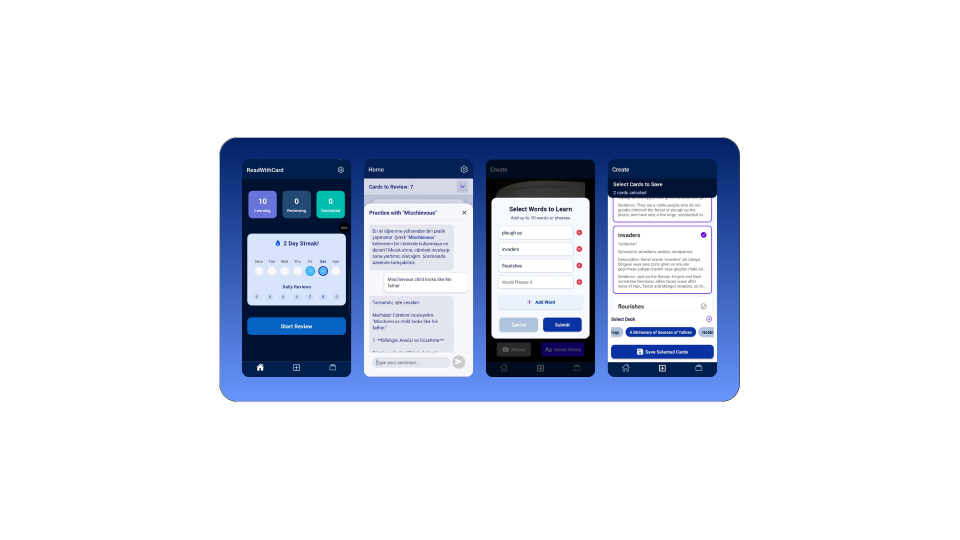
#> input picture Adsız tasarım (2).png, 1920 x 1080 px (shown at 1/2 size)
$ python -i image_to_text.py   (imports and definitions only)
#> lines starting #> are read from the running program, lines starting #| are printed output that depends on the picture; after the words box and inside, x2 and y2 are one past the last pixel; in counts of white or black regions, pixels touching at a corner belong together
import os
from PIL import Image
from typing import Union
import pytesseract
import cv2
import numpy as np
from pytesseract import Output
from matplotlib import pyplot as plt

# Function to perform OCR on an image and return the extracted text
def image_to_text(image_input: Union[str, np.ndarray, Image.Image], psm=3, oem=3):
#> called with image_input = '../../../Adsız tasarım (2).png', psm = 3, oem = 3
    try:
        # Handle different input types
        if isinstance(image_input, str):
            if not os.path.exists(image_input):
                raise FileNotFoundError(f"Image file not found: {image_input}")
            original_img = cv2.imread(image_input)
#> original_img is the input picture: shape (1080, 1920, 3); mean B, G, R 234.4, 223.6, 218.4
            if original_img is None:
                raise ValueError("Failed to load image from path")

        elif isinstance(image_input, np.ndarray):
            if len(image_input.shape) == 3:
                original_img = image_input.copy()
            else:
                # Grayscale
                original_img = cv2.cvtColor(image_input, cv2.COLOR_GRAY2BGR)

        elif isinstance(image_input, Image.Image):
            img_array = np.array(image_input)
            if len(img_array.shape) == 3:
                original_img = cv2.cvtColor(img_array, cv2.COLOR_RGB2BGR)
            else:
                original_img = cv2.cvtColor(img_array, cv2.COLOR_GRAY2BGR)
        else:
            raise ValueError(f"Unsupported image input type: {type(image_input)}")

        # Check image dimensions
        height, width = original_img.shape[:2]
#> height = 1080; width = 1920

        # Check if image is too large and resize if necessary
        max_dimension = 2000
        if max(height, width) > max_dimension:
            scale_factor = max_dimension / max(height, width)
            new_width = int(width * scale_factor)
            new_height = int(height * scale_factor)
            original_img = cv2.resize(original_img, (new_width, new_height), interpolation=cv2.INTER_AREA)
            print(f"Image resized from {width}x{height} to {new_width}x{new_height}")

        # Convert to grayscale
        gray_img = cv2.cvtColor(original_img, cv2.COLOR_BGR2GRAY)
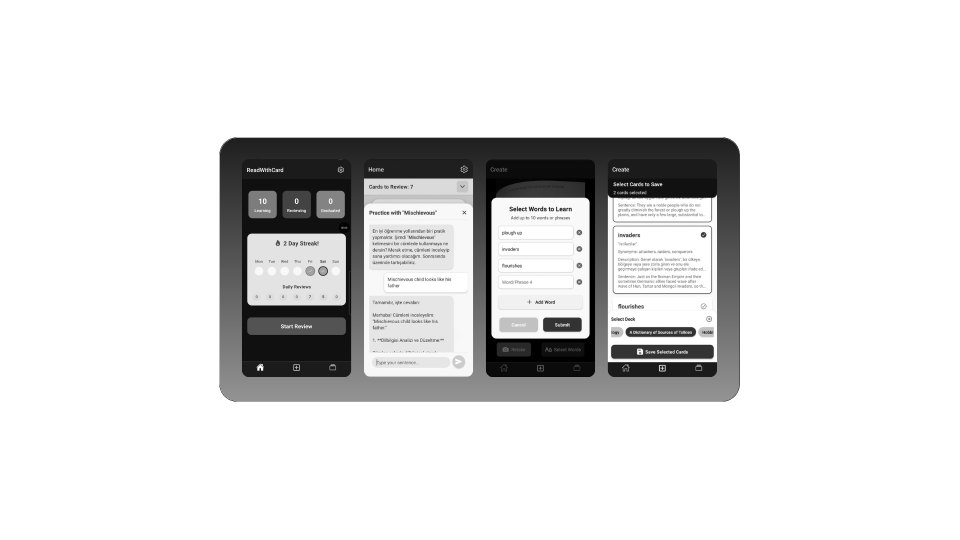
#> gray_img: shape (1080, 1920) (shown at 1/2 size); min 0, max 255, mean 223.2

        # Denoising
        denoised_img = cv2.fastNlMeansDenoising(gray_img, None, 10, 7, 21)

        # DPI-based scaling
        target_dpi = 300
        estimated_current_dpi = 72
        dpi_scale = target_dpi / estimated_current_dpi

        optimal_width = int(denoised_img.shape[1] * min(dpi_scale, 2.0))
#> optimal_width = 3840
        optimal_height = int(denoised_img.shape[0] * min(dpi_scale, 2.0))
#> optimal_height = 2160

        if max(optimal_height, optimal_width) > max_dimension:
            scale = max_dimension / max(optimal_height, optimal_width)
#> scale = 0.521
            optimal_width = int(optimal_width * scale)
#> optimal_width = 2000
            optimal_height = int(optimal_height * scale)
#> optimal_height = 1125

        resized_img = cv2.resize(denoised_img, (optimal_width, optimal_height), interpolation=cv2.INTER_CUBIC)

        # Adaptive threshold
        binary_img = cv2.adaptiveThreshold(resized_img, 255, cv2.ADAPTIVE_THRESH_GAUSSIAN_C,
                                         cv2.THRESH_BINARY, 41, 4)
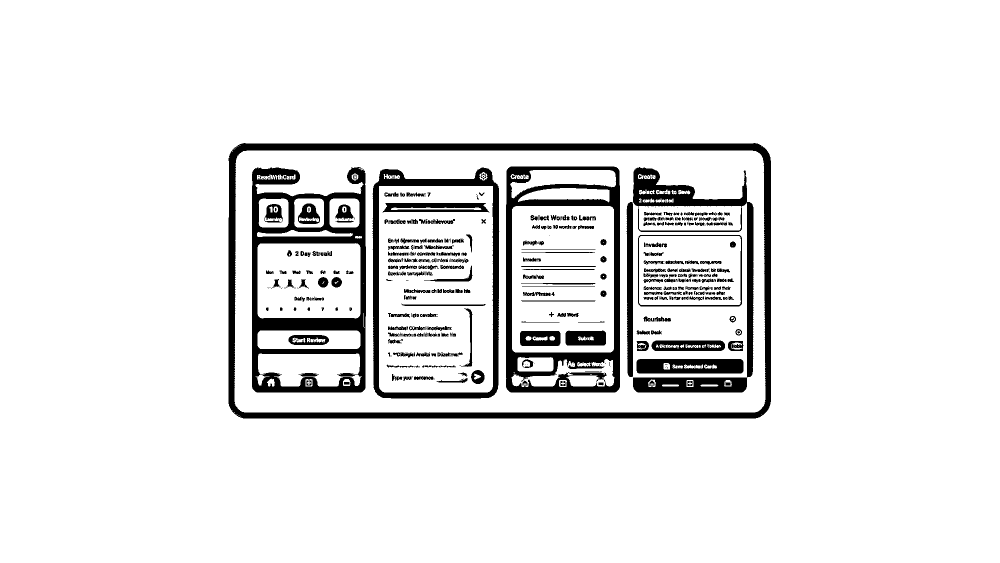
#> binary_img: shape (1125, 2000) (shown at 1/2 size); 91.6% white; 470 black regions (175 under 20 px), largest, box (x1, y1, x2, y2) and area: (457, 286, 1542, 837) 41249, (504, 334, 732, 785) 32626, (1012, 333, 1240, 785) 25598

        # Dilation
        kernel = np.ones((1, 1), np.uint8)
        dilated_img = cv2.dilate(binary_img, kernel, iterations=1)

        # OCR
        myconfig = f"--psm {psm} --oem {oem}"
#> (the run stopped early here; a loop or call above may not have finished)

$ run again, on Adsız tasarım (4).png
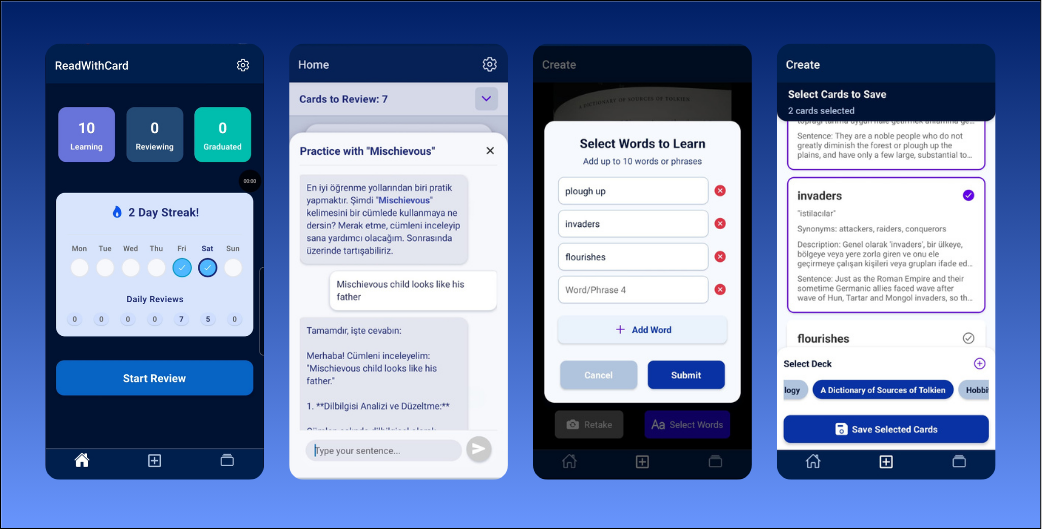
#> input picture Adsız tasarım (4).png, 1042 x 530 px
#> in image_to_text, original_img is the input picture: shape (530, 1042, 3); mean B, G, R 176.7, 135.9, 116.5
#> in image_to_text, `resized_img = cv2.resize(denoised_img, (optimal_width, optimal_height)..`:
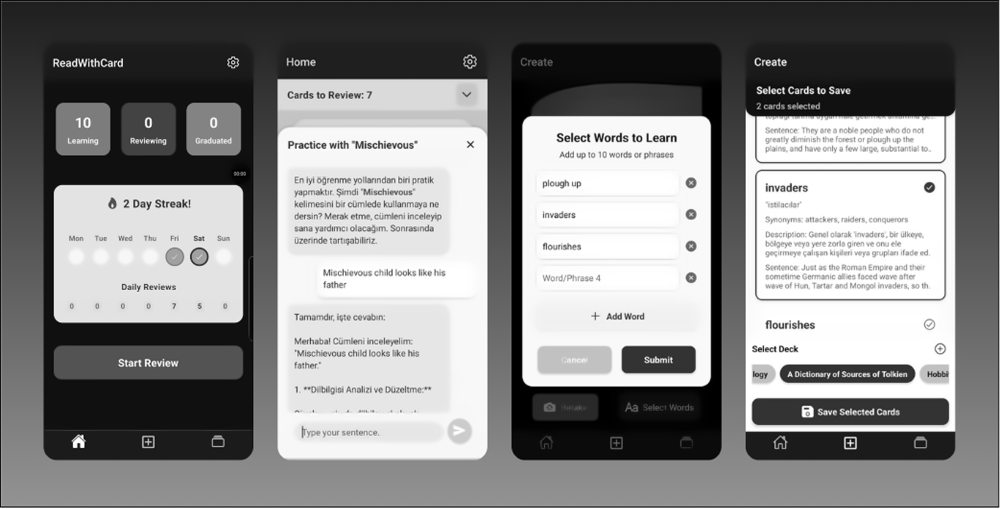
#> resized_img: shape (1017, 2000) (shown at 1/2 size); min 0, max 255, mean 134.8
#> in image_to_text, `binary_img = cv2.adaptiveThreshold(resized_img, 255, cv2.ADAPTIVE_THRE..`:
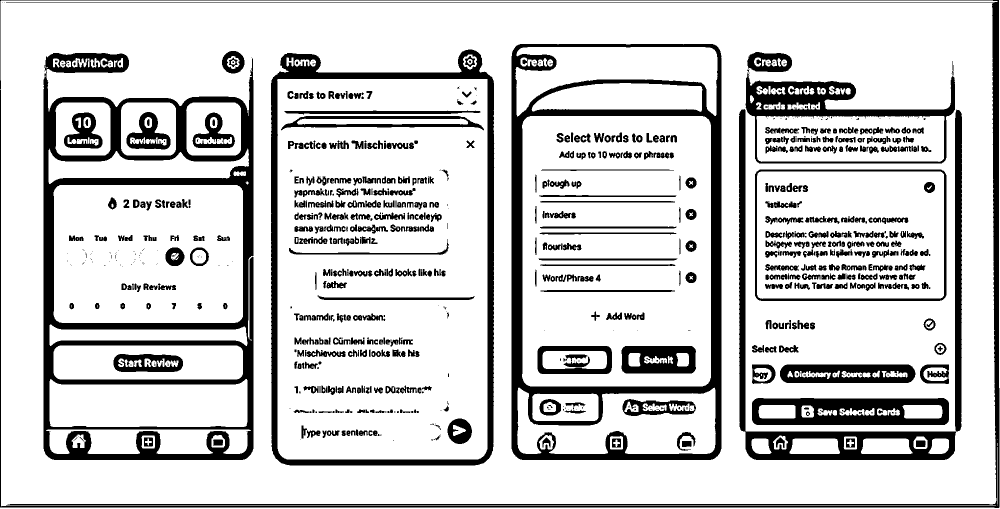
#> binary_img: shape (1017, 2000) (shown at 1/2 size); 81% white; 823 black regions (255 under 20 px), largest, box (x1, y1, x2, y2) and area: (87, 106, 507, 920) 72027, (1023, 88, 1443, 920) 55977, (542, 99, 989, 931) 33006
